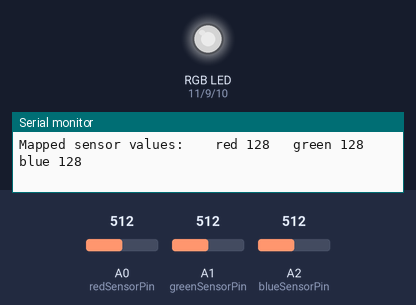
This sketch was run on a simulated Arduino Uno, built with avr-gcc and run on an emulated ATmega328P. On the bench: an RGB LED mixed from three pins (HIGH = lit), the last lines printed to the serial monitor. The inputs (shaded band) are chosen by the test bench; at power-on: A0 (redSensorPin) = 512, A1 (greenSensorPin) = 512, A2 (blueSensorPin) = 512. Dim RGB values are drawn brighter than linear.

Above: at 1.2 s.
1.3 s: A0 (redSensorPin) set to 411
At 1.9 s:
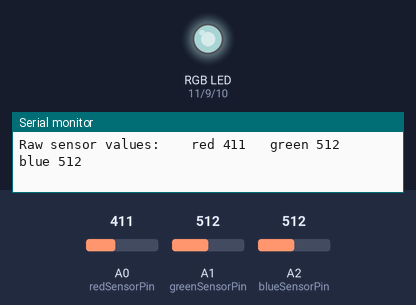
4.3 s: A0 (redSensorPin) set to 384
At 5.9 s:
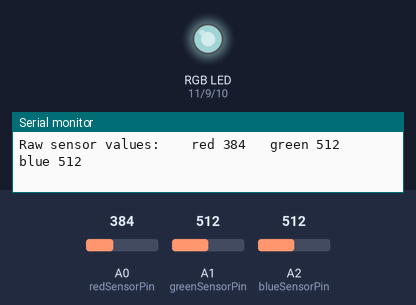
7.3 s: A1 (greenSensorPin) set to 407
At 8.0 s:
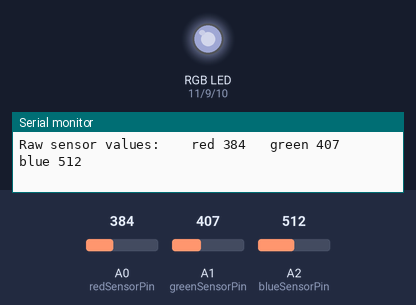
10.3 s: A1 (greenSensorPin) set to 383
At 11.3 s:
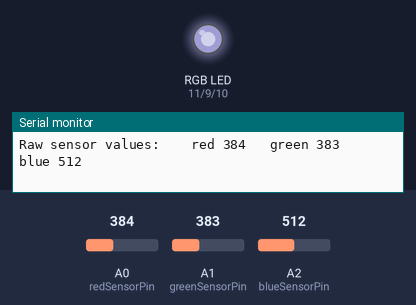
13.3 s: A2 (blueSensorPin) set to 418
At 14.6 s:
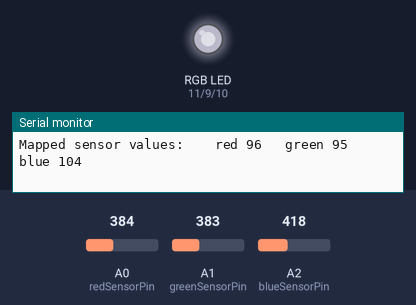
14.9 s: A2 (blueSensorPin) set to 388
At 16.2 s:
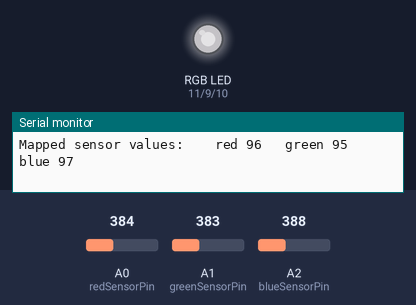
Timing chart, 0 to 17.9 s (numbered marks = the images above; inputs shaded):
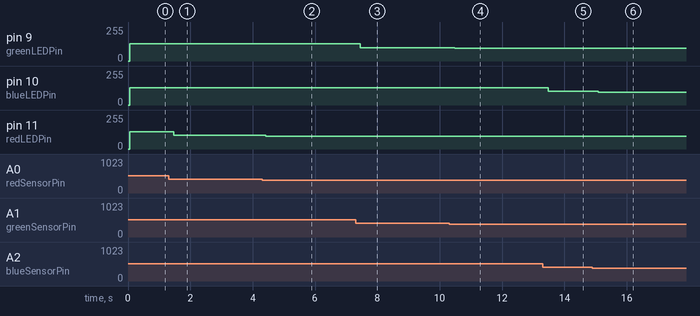

Measured:
- after the input at 1.3 s, pin 11 (redLEDPin): 128/255 → 102/255 after 0.17 s
- after the input at 4.3 s, pin 11 (redLEDPin): 102/255 → 96/255 after 0.12 s
- after the input at 7.3 s, pin 9 (greenLEDPin): 128/255 → 101/255 after 0.15 s
- after the input at 10.3 s, pin 9 (greenLEDPin): 101/255 → 95/255 after 0.18 s
- after the input at 13.3 s, pin 10 (blueLEDPin): 128/255 → 104/255 after 0.17 s
- after the input at 14.9 s, pin 10 (blueLEDPin): 104/255 → 97/255 after 0.18 s

The sketch:

main.ino
```cpp
const int redLEDPin = 11;
const int blueLEDPin = 10;
const int greenLEDPin = 9;

const int redSensorPin = A0;
const int greenSensorPin = A1;
const int blueSensorPin = A2;

int redValue = 0;
int greenValue = 0;
int blueValue = 0;

int redSensorValue = 0;
int greenSensorValue = 0;
int blueSensorValue = 0;

void setup() {
  // put your setup code here, to run once:
  Serial.begin(9600);

  pinMode(redLEDPin, OUTPUT);
  pinMode(greenLEDPin, OUTPUT);
  pinMode(blueLEDPin, OUTPUT);
}

void loop() {
  // put your main code here, to run repeatedly:
  redSensorValue = analogRead(redSensorPin);
  delay(5); // ADC takes a ms to do its work
  greenSensorValue = analogRead(greenSensorPin);
  delay(5); // ADC takes a ms to do its work
  blueSensorValue = analogRead(blueSensorPin);

  Serial.print("Raw sensor values: \t red ");
  Serial.print(redSensorValue);
  Serial.print("\t green ");
  Serial.print(greenSensorValue);
  Serial.print("\t blue ");
  Serial.println(blueSensorValue);

  redValue = redSensorValue / 4;
  greenValue = greenSensorValue / 4;
  blueValue = blueSensorValue / 4;

  Serial.print("Mapped sensor values: \t red ");
  Serial.print(redValue);
  Serial.print("\t green ");
  Serial.print(greenValue);
  Serial.print("\t blue ");
  Serial.println(blueValue);

  analogWrite(redLEDPin, redValue);
  analogWrite(greenLEDPin, greenValue);
  analogWrite(blueLEDPin, blueValue);
}
```
